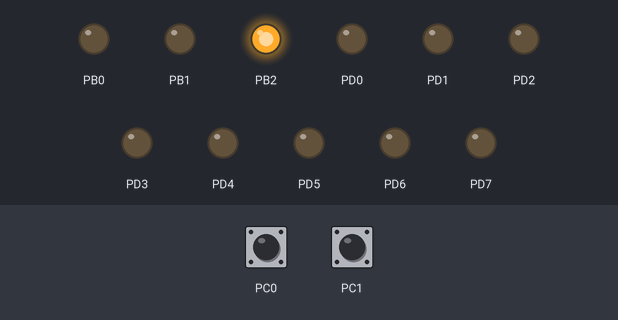
Simulated run of this program. Board: ATmega328P, built with avr-gcc and emulated at 16 MHz. Parts: output pins drawn as LEDs (lit = HIGH). The inputs (shaded band) are chosen by the test bench; at power-on: PC0 HIGH, PC1 HIGH.

Above: at 1.2 s.
1.3 s: PC0 pulled LOW for 0.15 s
At 1.7 s:
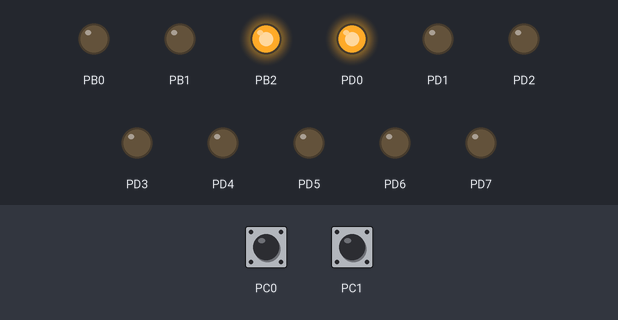
2.9 s: PC0 pulled LOW for 1 s
At 4.1 s:
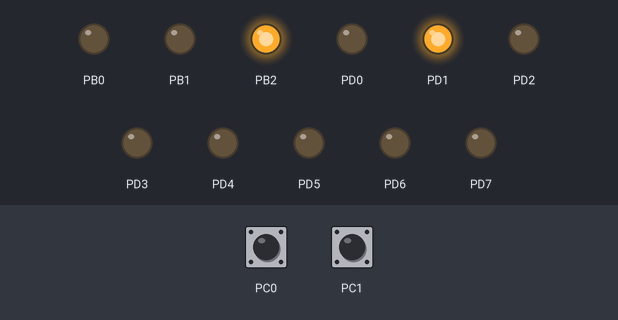
5.4 s: PC0 pulled LOW for 0.15 s
At 6.0 s:
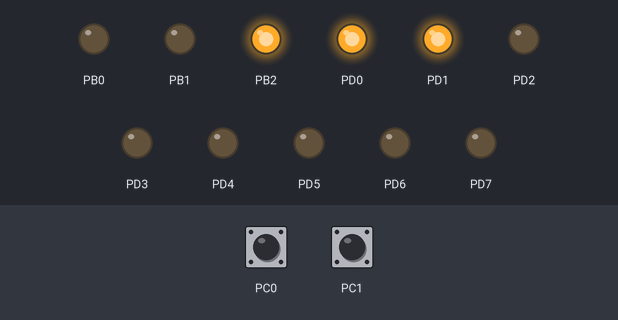
7.0 s: PC0 pulled LOW for 3.2 s
At 8.4 s:
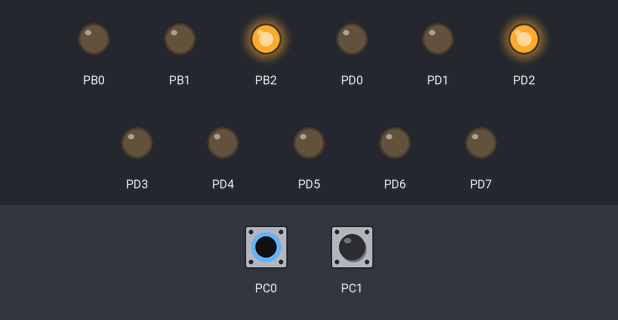
11.7 s: PC0 pulled LOW for 0.15 s
At 12.0 s:
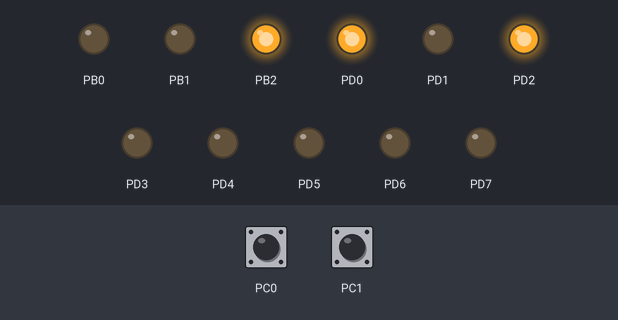
13.3 s: PC0 pulled LOW for 1 s
At 14.4 s:
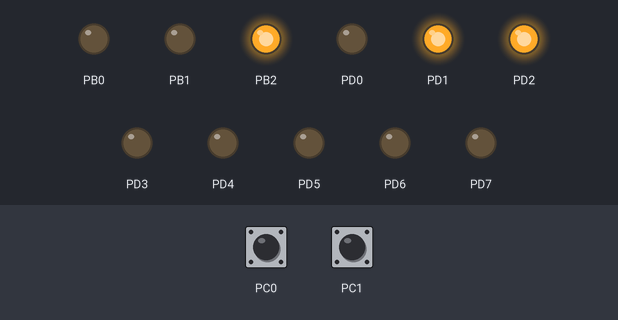
Timing chart, 0 to 16.3 s (numbered marks = the images above; inputs shaded):
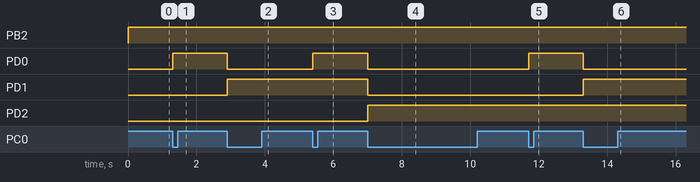

Measured:
- after the input at 1.3 s, PD0: LOW → HIGH at once
- after the input at 2.9 s, PD0: HIGH → LOW at once; PD1: LOW → HIGH at once
- after the input at 5.4 s, PD0: LOW → HIGH at once
- after the input at 7.0 s, PD0, PD1: HIGH → LOW at once; PD2: LOW → HIGH at once
- after the input at 11.7 s, PD0: LOW → HIGH at once
- after the input at 13.3 s, PD0: HIGH → LOW at once; PD1: LOW → HIGH at once

The program:

main.c
```c
/*
 * Lab4.c
 * Author: Juan Rodriguez
 * Description: Prelab4
 */
//Librerias y variables
#define F_CPU 16000000UL
#include <avr/io.h>
#include <avr/interrupt.h>
uint8_t pb=0;			//Estados de botones
uint8_t contador=0;		//Contador para display
uint8_t top=0xFF;
uint8_t bottom=0;

//Prototipos
void setup();
int OVF_UNF(uint8_t cont,  uint8_t top, uint8_t bottom);

//Funcion principal
int main(void)
{
    setup();
    while (1)
    {
		PORTB = (1<<PORTB2);
		contador= OVF_UNF(contador, top, bottom);
		PORTD= contador;
    }
}

//Subrutinas NON Interrupt
void setup () {
	cli();				//Desactivar interrupciones globales

	DDRC = 0x00;		//Pines PC0, PC1, PC2 como entrada
	PORTC |= (1<<PORTC0) | (1<<PORTC1) ;		//pullups portc

	DDRD = 0xFF;		//Puerto D como salida
	PORTD= 0x00;

	DDRB |= (1 << PORTB0) | (1 << PORTB1) | (1 << PORTB2);
	PORTB = 0x00;		//Pines PB0, PB1 y PB2 como salida

	PCICR |= (1 << PCIE1);		//habilita interrupciones en el PORTC
	PCMSK1 |= (1 << PCINT8) | (1 << PCINT9);	//interrupciones para PC0 y PC1

	sei();			//Activar interrupciones globales
}

int OVF_UNF(uint8_t cont, uint8_t top, uint8_t bottom){

	if (cont==bottom && pb==2){
		cont=top;
		pb=0;
		return cont;
	}
	else if (cont==top && pb==1){
		cont=bottom;
		pb=0;
		return cont;
	}
	else if(pb==1){
		cont++;
		pb=0;
		return cont;
	}
	else if( pb==2){
		cont--;
		pb=0;
		return cont;
	}
	else {
		return cont;
	}
}

//Subrutinas NON Interrupt


//Subrutinas de interrupciones
ISR(PCINT1_vect){

	if (!(PINC & (1<<PINC0))){
		pb=1;
	}
	else if (!(PINC & (1<<PINC1))){
		pb=2;
	}
	else{
		pb=0;
	}
}
```
